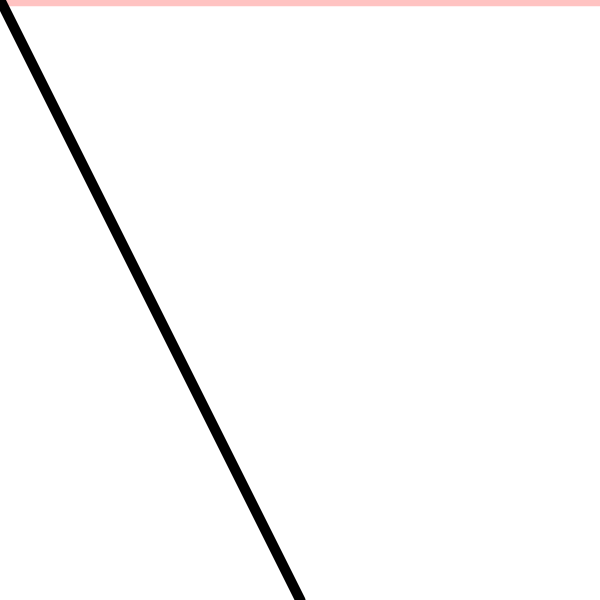
Frame 1 (no input)
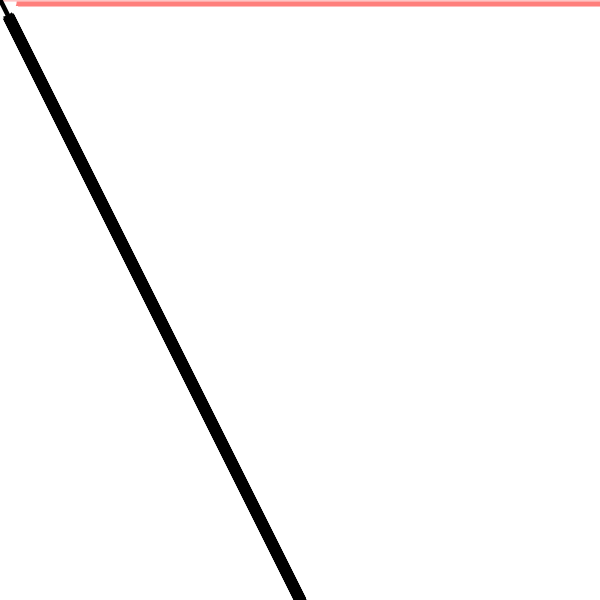
Frame 60 (the mouse pressed at the canvas centre just before this capture)
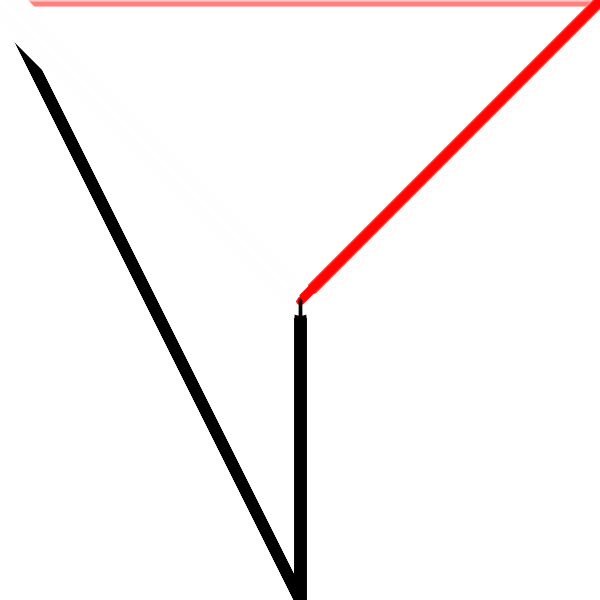
Frame 120 (the mouse held since frame 60 and released just before this capture)

The Processing sketch that drew these frames (run headless with seeded random() and noise(); from frame 60 on, the mouse is pressed at the canvas centre):

// Processing sketch: processing_186586
// ── processing_186586.pde

int x=0;
int s=1;
void setup(){
size(600,600);
colorMode(HSB);
background(255);
}
void draw () {
x=x+s;
strokeWeight(random(40));
stroke(random(255),x,255);
line(0,0,mouseX,mouseY);
strokeWeight(random(12));
stroke(x,random(255),255);
line(width,0,mouseX,mouseY);
strokeWeight(random(12));
stroke(random(12),65,x);
line(width/2,height,mouseX,mouseY);
if (x<255||x==0){
s=s*-1;
}
}
